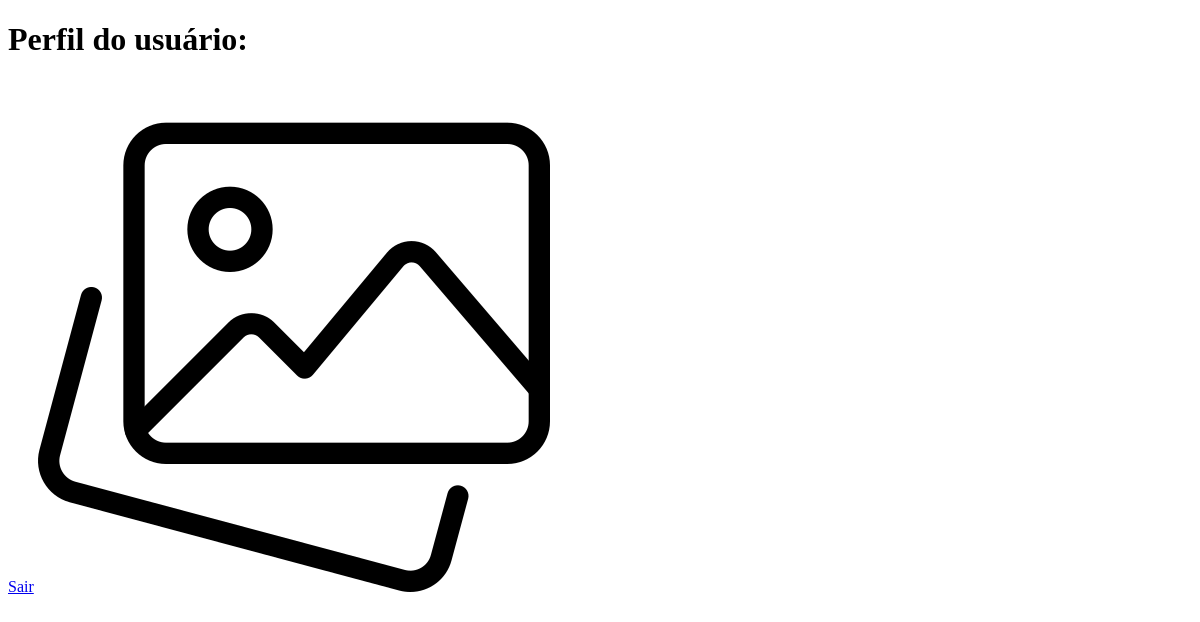
The app's page /profile/4 (signed in), older data.
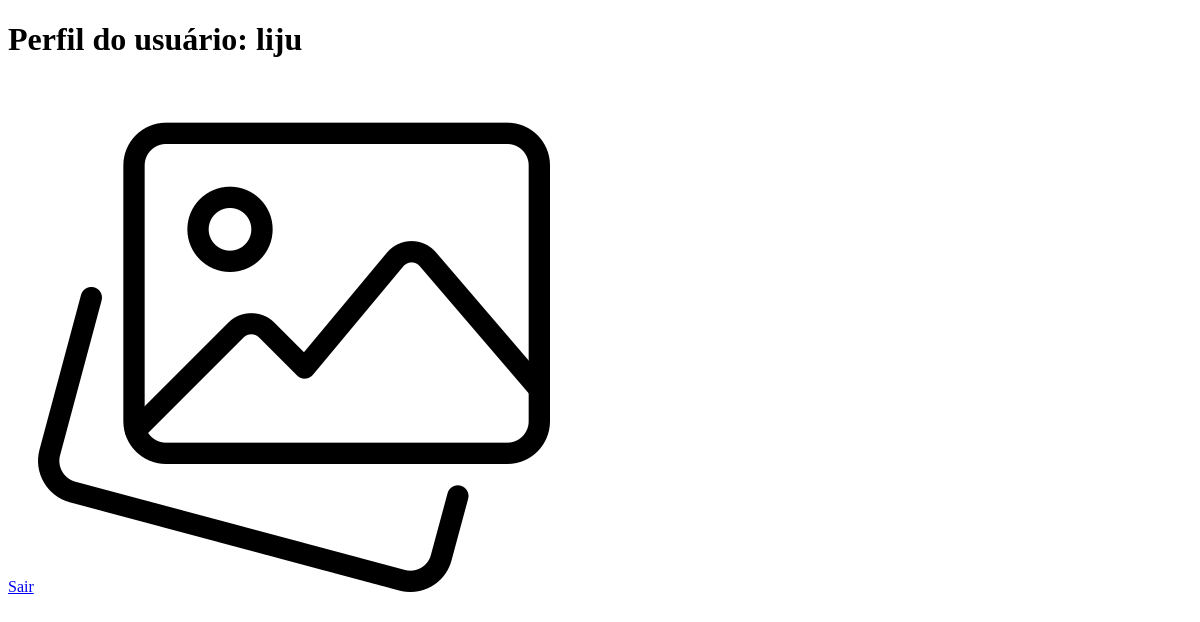
The same page, newer data.
### appfleshi/models.py (models this page shows)
class User(database.Model, UserMixin):
    id = database.Column(database.Integer, primary_key=True)
    username = database.Column(database.String(20), unique=True)
    email = database.Column(database.String(100), unique=True, nullable=False)
    password = database.Column(database.String(60), unique=True, nullable=False)
    photos = database.relationship("Photo", backref="user", lazy=True)

### appfleshi/routes.py (the view)
@app.route("/profile/<user_id>")
@login_required
def profile(user_id):
    if int(user_id) == int(current_user.id):
        return render_template('profile.html', user=current_user)
    else:
        user = User.query.get(int(user_id))
        return render_template('profile.html', user=user)

### appfleshi/models.py (called while the page is built)
@login_manager.user_loader # consultando se tem ou não aquele usuário
def load_user(user_id):
    return User.query.get(int(user_id)) # consultado a tabela do banco

### appfleshi/templates/profile.html (shortened to what this page needs)
{% extends "homepage.html" %}
{% block body %}
    <body>
        <h1>Perfil do usuário: {{ user.username }}</h1>
        <a href=" {{ url_for('logout') }}">Sair</a>
        <img src=" {{ url_for('static', filename='posts_photos/default.png') }} " alt="imagem">
    </body>
{% endblock %}

### appfleshi/templates/homepage.html (shortened to what this page needs)
<!DOCTYPE html>
<html lang="en">
<head>
</head>
{% block body %}{% endblock %}
</html>

Row changes from the older to the newer data that the page shows:
added User: username "liju"
